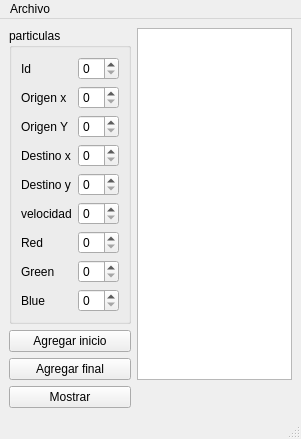
<?xml version="1.0" encoding="UTF-8"?>
<ui version="4.0">
 <class>MainWindow</class>
 <widget class="QMainWindow" name="MainWindow">
  <property name="geometry">
   <rect>
    <x>0</x>
    <y>0</y>
    <width>301</width>
    <height>407</height>
   </rect>
  </property>
  <property name="windowTitle">
   <string>MainWindow</string>
  </property>
  <widget class="QWidget" name="centralwidget">
   <layout class="QGridLayout" name="gridLayout_2">
    <item row="3" column="0">
     <widget class="QPushButton" name="Mostrar_pushButton">
      <property name="text">
       <string>Mostrar</string>
      </property>
     </widget>
    </item>
    <item row="1" column="0">
     <widget class="QPushButton" name="Agregar_inicio_pushButton">
      <property name="text">
       <string>Agregar inicio</string>
      </property>
     </widget>
    </item>
    <item row="2" column="0">
     <widget class="QPushButton" name="Agregar_final_pushButton">
      <property name="text">
       <string>Agregar final</string>
      </property>
     </widget>
    </item>
    <item row="0" column="0">
     <widget class="QGroupBox" name="groupBox">
      <property name="title">
       <string>particulas</string>
      </property>
      <layout class="QGridLayout" name="gridLayout">
       <item row="0" column="0">
        <widget class="QLabel" name="label_7">
         <property name="text">
          <string>Id</string>
         </property>
        </widget>
       </item>
       <item row="3" column="0">
        <widget class="QLabel" name="label">
         <property name="text">
          <string>Destino x</string>
         </property>
        </widget>
       </item>
       <item row="5" column="0">
        <widget class="QLabel" name="label_2">
         <property name="text">
          <string>Destino y</string>
         </property>
        </widget>
       </item>
       <item row="5" column="1">
        <widget class="QSpinBox" name="Destino_y_spinBox"/>
       </item>
       <item row="9" column="1">
        <widget class="QSpinBox" name="Blue_spinBox"/>
       </item>
       <item row="8" column="1">
        <widget class="QSpinBox" name="Green_spinBox"/>
       </item>
       <item row="8" column="0">
        <widget class="QLabel" name="label_5">
         <property name="text">
          <string>Green</string>
         </property>
        </widget>
       </item>
       <item row="7" column="0">
        <widget class="QLabel" name="label_4">
         <property name="text">
          <string>Red</string>
         </property>
        </widget>
       </item>
       <item row="3" column="1">
        <widget class="QSpinBox" name="Destino_x_spinBox"/>
       </item>
       <item row="6" column="0">
        <widget class="QLabel" name="label_3">
         <property name="text">
          <string>velocidad</string>
         </property>
        </widget>
       </item>
       <item row="6" column="1">
        <widget class="QSpinBox" name="Velocidad_spinBox"/>
       </item>
       <item row="7" column="1">
        <widget class="QSpinBox" name="Red_spinBox"/>
       </item>
       <item row="9" column="0">
        <widget class="QLabel" name="label_6">
         <property name="text">
          <string>Blue</string>
         </property>
        </widget>
       </item>
       <item row="1" column="0">
        <widget class="QLabel" name="label_8">
         <property name="text">
          <string>Origen x</string>
         </property>
        </widget>
       </item>
       <item row="2" column="0">
        <widget class="QLabel" name="label_9">
         <property name="text">
          <string>Origen Y</string>
         </property>
        </widget>
       </item>
       <item row="0" column="1">
        <widget class="QSpinBox" name="Id_spinBox"/>
       </item>
       <item row="1" column="1">
        <widget class="QSpinBox" name="Origen_x_spinBox"/>
       </item>
       <item row="2" column="1">
        <widget class="QSpinBox" name="Origen_y_spinBox"/>
       </item>
      </layout>
     </widget>
    </item>
    <item row="0" column="1" rowspan="3">
     <widget class="QPlainTextEdit" name="salida"/>
    </item>
   </layout>
  </widget>
  <widget class="QMenuBar" name="menubar">
   <property name="geometry">
    <rect>
     <x>0</x>
     <y>0</y>
     <width>301</width>
     <height>21</height>
    </rect>
   </property>
   <widget class="QMenu" name="menuArchivo">
    <property name="title">
     <string>Archivo</string>
    </property>
    <addaction name="actionAbrir"/>
    <addaction name="actionGuardar"/>
   </widget>
   <addaction name="menuArchivo"/>
  </widget>
  <widget class="QStatusBar" name="statusbar"/>
  <action name="actionAbrir">
   <property name="text">
    <string>Abrir</string>
   </property>
   <property name="shortcut">
    <string>Ctrl+O</string>
   </property>
  </action>
  <action name="actionGuardar">
   <property name="text">
    <string>Guardar</string>
   </property>
   <property name="shortcut">
    <string>Ctrl+D</string>
   </property>
  </action>
 </widget>
 <resources/>
 <connections/>
</ui>
